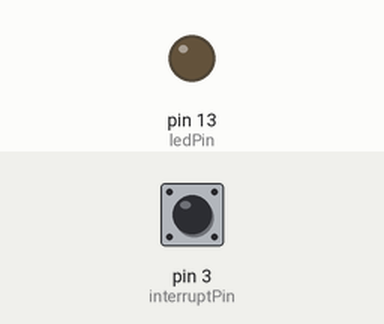
Bench run of a sketch on a simulated Arduino Uno, built with avr-gcc and run on an emulated ATmega328P. Shown: output pins drawn as LEDs (lit = HIGH). The inputs (shaded band) are chosen by the test bench; at power-on: pin 3 (interruptPin) HIGH.

Above: at 1.2 s.
1.3 s: pin 3 (interruptPin) pulled LOW for 0.15 s
At 1.37 s:
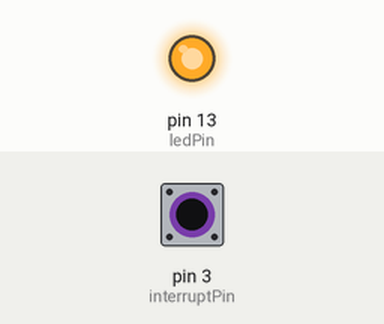
2.9 s: pin 3 (interruptPin) pulled LOW for 3.2 s
At 6.5 s:
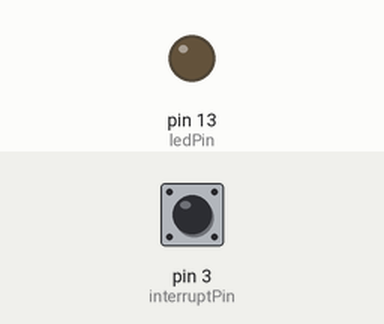
Timing chart, 0 to 8.0 s (numbered marks = the images above; inputs shaded):
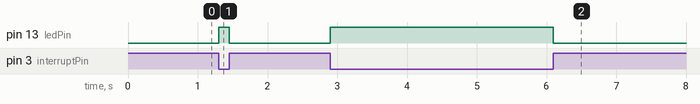

The sketch:

180726_pin_interrupt_test.ino
```cpp
// https://qiita.com/hotchpotch/items/977f5d1d29006c06d675
int ledPin = 13;
int interruptPin = 3;

volatile int state = LOW;

void setup() {
    pinMode(ledPin, OUTPUT);
    pinMode(interruptPin, INPUT_PULLUP);
    attachInterrupt(digitalPinToInterrupt(interruptPin), blink, CHANGE);
}

void loop() {
    //digitalWrite(ledPin, state);
}

void blink() {
    state = !state;
    digitalWrite(ledPin, state);
}
```

Measured:
- after the input at 1.3 s, pin 13 (ledPin): LOW → HIGH at once, → LOW 0.15 s later
- after the input at 2.9 s, pin 13 (ledPin): LOW → HIGH at once, → LOW 3.2 s later
